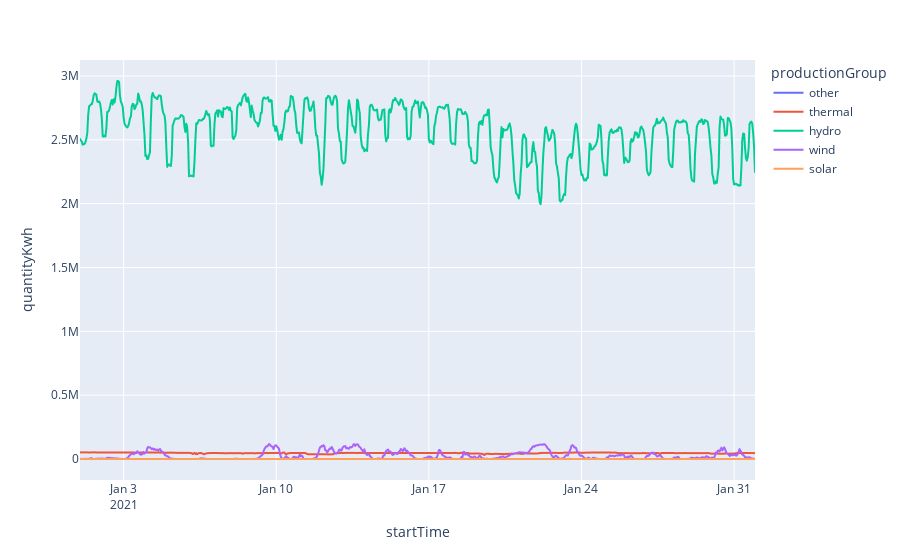

Here is the notebook cell this chart was saved with:
### Code cell
area = 'NO1'

df_month = df_spark[(df_spark['priceArea'] == area) & (df_spark['startTime'] < '2021-02-01T00:00:00+01:00')].toPandas()
df_month = df_month.sort_values(by='productionGroup').sort_values(by='startTime').reset_index()
df_month['startTime'] = pd.to_datetime(df_month['startTime'])

fig = px.line(df_month, x='startTime', y='quantityKwh', color='productionGroup', template='plotly')
fig.show()

### Figure 1 — Plotly figure (JSON) as saved in the notebook; plotly's stock layout.template omitted (floating-point values rounded to 4 significant figures; data arrays with more than 128 entries replaced by an {"elided": "..."} marker saying what was removed)
{"data": [{"hovertemplate": "productionGroup=other<br>startTime=%{x}<br>quantityKwh=%{y}<extra></extra>", "legendgroup": "other", "line": {"color": "#636efa", "dash": "solid"}, "marker": {"symbol": "circle"}, "mode": "lines", "name": "other", "showlegend": true, "type": "scattergl", "x": {"elided": "744 str values"}, "xaxis": "x", "y": {"elided": "744 float values"}, "yaxis": "y"}, {"hovertemplate": "productionGroup=thermal<br>startTime=%{x}<br>quantityKwh=%{y}<extra></extra>", "legendgroup": "thermal", "line": {"color": "#EF553B", "dash": "solid"}, "marker": {"symbol": "circle"}, "mode": "lines", "name": "thermal", "showlegend": true, "type": "scattergl", "x": {"elided": "744 str values"}, "xaxis": "x", "y": {"elided": "744 float values"}, "yaxis": "y"}, {"hovertemplate": "productionGroup=hydro<br>startTime=%{x}<br>quantityKwh=%{y}<extra></extra>", "legendgroup": "hydro", "line": {"color": "#00cc96", "dash": "solid"}, "marker": {"symbol": "circle"}, "mode": "lines", "name": "hydro", "showlegend": true, "type": "scattergl", "x": {"elided": "744 str values"}, "xaxis": "x", "y": {"elided": "744 float values"}, "yaxis": "y"}, {"hovertemplate": "productionGroup=wind<br>startTime=%{x}<br>quantityKwh=%{y}<extra></extra>", "legendgroup": "wind", "line": {"color": "#ab63fa", "dash": "solid"}, "marker": {"symbol": "circle"}, "mode": "lines", "name": "wind", "showlegend": true, "type": "scattergl", "x": {"elided": "744 str values"}, "xaxis": "x", "y": {"elided": "744 float values"}, "yaxis": "y"}, {"hovertemplate": "productionGroup=solar<br>startTime=%{x}<br>quantityKwh=%{y}<extra></extra>", "legendgroup": "solar", "line": {"color": "#FFA15A", "dash": "solid"}, "marker": {"symbol": "circle"}, "mode": "lines", "name": "solar", "showlegend": true, "type": "scattergl", "x": {"elided": "744 str values"}, "xaxis": "x", "y": {"elided": "744 float values"}, "yaxis": "y"}], "layout": {"legend": {"title": {"text": "productionGroup"}, "tracegroupgap": 0}, "margin": {"t": 60}, "xaxis": {"anchor": "y", "domain": [0, 1], "title": {"text": "startTime"}}, "yaxis": {"anchor": "x", "domain": [0, 1], "title": {"text": "quantityKwh"}}}}
